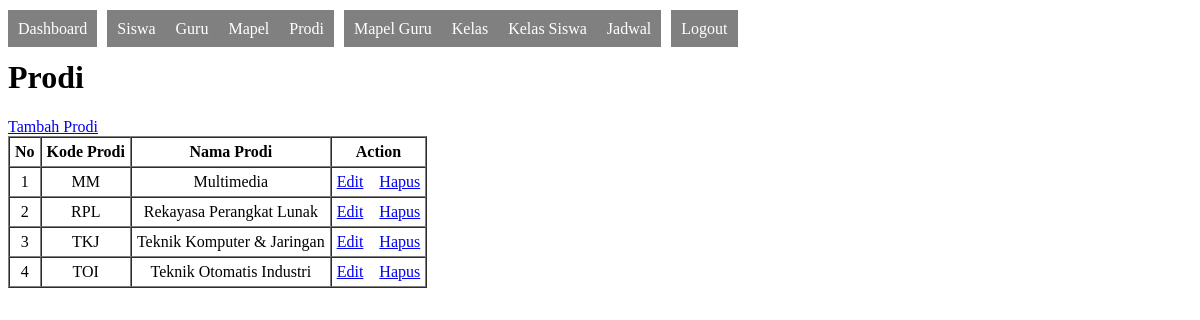
Screenshot of /admin/prodi.php with the database file from the repository.
### tables this page shows
CREATE TABLE `prodi` (
  `kode_prodi` varchar(5) NOT NULL,
  `nama_prodi` text NOT NULL,
  `sts_prodi` int(1) NOT NULL,
  PRIMARY KEY (`kode_prodi`)
);

### config/lib.php (called while the page is built, shortened)
<?php
class database
{
    private $dbhost = "localhost";
    private $dbuser = "root";
    private $dbpass = "";
    private $dbname = "smkindog_reborn";
    private $dbport = "3306";
    function __construct()
    {
        $this->do = new mysqli($this->dbhost, $this->dbuser, $this->dbpass, $this->dbname, $this->dbport);
    }
}
$db = new database();
function executeSQL($sql)
{
    global $db;
    $q = $db->do->query($sql);
    if (!$q) {
        echo sprintf("<br/><hr/><b>Something Error: </b> %s", $db->do->error);
        echo "<br/> <a href='$_SERVER[REQUEST_URI]'>Reload</a>";
        die("<br/>CEK SQL, FIELD, DATA NYA !!");
    } else {
        return $q;
    }
}
?>

### admin/prodi.php (the view, shortened to what this page needs)
<?php
include("../config/lib.php");
$sql = "SELECT * FROM prodi WHERE sts_prodi=1";
$q = executeSQL($sql);
?>
<!DOCTYPE html>
<html lang="en">
<head>
</head>
<body>
    <?php include("dist_nav.php") ?>
    <h1>Prodi</h1>
    <a href="prodi_add.php">Tambah Prodi</a>
    <br />
    <table border="1" cellpadding="5" cellspacing="0">
        <thead>
            <th>No</th>
            <th>Kode Prodi</th>
            <th>Nama Prodi</th>
            <th>Action</th>
        </thead>
        <tbody>
            <?php
            foreach ($q as $k => $v) {
                $no = $k + 1;
                $kode = $v["kode_prodi"];
                $nama = $v["nama_prodi"];
                ?>
            <tr style="text-align:center">
                <td><?php echo $no ?></td>
                <td><?php echo $kode ?></td>
                <td><?php echo $nama ?></td>
                <td>
                    <a href="prodi_edit.php?kode=<?php echo $kode ?>">Edit</a>
                    <a href="?aksi=hapus&kode=<?php echo $kode ?>">Hapus</a>
                </td>
            </tr>
            <?php
        } ?>
        </tbody>
    </table>
</body>
</html>

### rows the page displays
prodi: no "1", kode_prodi "MM", nama_prodi "Multimedia"
prodi: no "2", kode_prodi "RPL", nama_prodi "Rekayasa Perangkat Lunak"
prodi: no "3", kode_prodi "TKJ", nama_prodi "Teknik Komputer & Jaringan"
prodi: no "4", kode_prodi "TOI", nama_prodi "Teknik Otomatis Industri"
